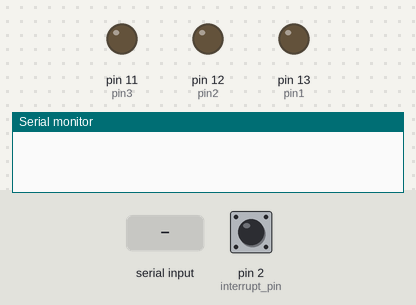
Bench run of a sketch on a simulated Arduino Uno, built with avr-gcc and run on an emulated ATmega328P. Shown: output pins drawn as LEDs (lit = HIGH), the last lines printed to the serial monitor. Dashed ring = blinking. Inputs (shaded band) come from the test bench; at power-on: pin 2 (interrupt_pin) HIGH.

Above: at 1.2 s.
1.3 s: "0\n" received over Serial
At 3.1 s:
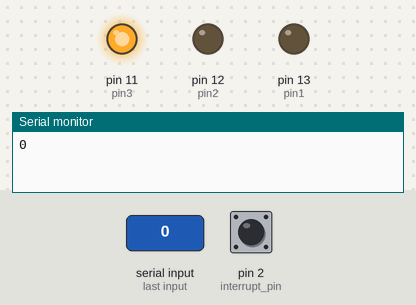
At 4.1 s:
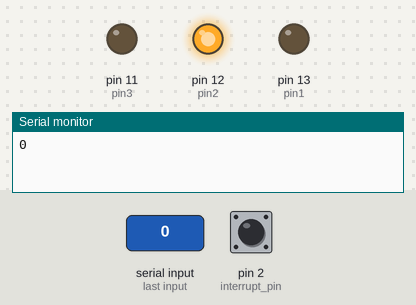
4.3 s: pin 2 (interrupt_pin) pulled LOW for 0.15 s
At 6.7 s:
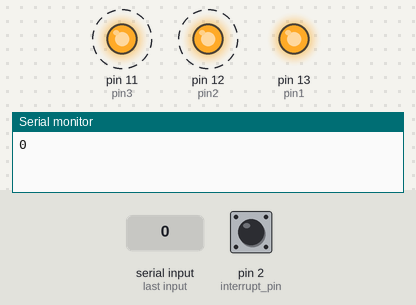
Timing chart, 0 to 13.3 s (numbered marks = the images above; inputs shaded):
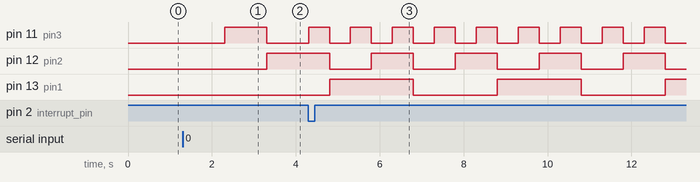

The sketch:

MidSem2021.ino
```cpp
int incomingByte = 0; // for incoming serial data
int delayVal=1000; // to manage the delay
int numberOfTimesToLoop  =5;
  int pin1 = 13;
  int pin2 = 12;
  int pin3 = 11;

// the setup function runs once when you press reset or power the board
void setup() {

  int interrupt_pin = 2;
  // initialize digital pins 11,12,13 as output, and the reset pin as input.
  pinMode(pin1, OUTPUT);
  pinMode(pin2,OUTPUT);
  pinMode(pin3,OUTPUT);
  pinMode(interrupt_pin,INPUT_PULLUP); // setting the interrupt pin to high by default

  //Part C
  attachInterrupt(digitalPinToInterrupt(interrupt_pin),changeDelay,LOW); // if the pin becomes low, then an interrupt has occured
  Serial.begin(9600); // setting the baud rate to 9600
}

// the loop function runs over and over again forever
void loop() {
// PArt B1, B2
if (Serial.available() > 0) {
    // read the incoming byte:
    incomingByte = Serial.parseInt(); // read what came through the serial port
    Serial.println(incomingByte);
    if(incomingByte >=0 && incomingByte<=7) // it must be a number between 0 and 9, the ascii equivalent of which is 48 to 55
    {
      int i = incomingByte; // offset to 0
        int ctr =0; // number of times to loop counter
        while(ctr<numberOfTimesToLoop)
        {
          if(ctr==0) // if it is the first time, then loop from the input value until 7
          //B3
          blinkLed(i,7); // blinkLed takes the starting and ending value and loops between tehm
          else
          blinkLed(0,7); // else loop from 0 to 7 in the other loops
          ctr++; // increment to ctr.
        }
        //B5
        blinkLed(0,(i-1)); // after the 5th loop, we still need to go from 0 to the digit that was inputted -1
        exit(0);

    }
    else //mistake in the entry. Throw an error message
    {
      Serial.print(incomingByte);
      Serial.println(" is not a valid entry");
    }
    while(Serial.available()){Serial.read();}

}
}

void changeDelay() // this is the function that will be called if the interrupt pin is pressed
{
  delayVal=500;
}

void blinkLed(int i,int j) // the counter function
{
    for(i;i<=j;i++) // loop from the starting value to the last value -- they are between 0 and 7 (both included)
    {
/*
 * What is needed is
 * 13   12  11
 * ------------
 * 0    0   0
 * 0    0   1
 * 0    1   0
 * 0    1   1
 * 1    0   0
 * 1    0   1
 * 1    1   0
 * 1    1   1
*/

    if(i%2==1) // toggle for every value (pin 11)
    digitalWrite(pin3, HIGH);   // turn the LED on
    else
    digitalWrite(pin3, LOW);    // turn the LED off by making the voltage LOW


    if((i>>1)%2==1)//if(i==2 || i==3 || i==6 ||i==7) // for values 2,3,6,7
    digitalWrite(pin2, HIGH);   // turn the LED on (HIGH is the voltage level)
    else
    digitalWrite(pin2, LOW);    // turn the LED off by making the voltage LOW


    if((i>>2)%2==1)//if(i>3)// for all values above 4
    digitalWrite(pin1, HIGH);   // turn the LED on (HIGH is the voltage level)
    else
    digitalWrite(pin1, LOW);    // turn the LED off by making the voltage LOW
    //B4
    delay(delayVal);
    }
}
```

Measured:
- after the input at 1.3 s, pin 11 (pin3): LOW → HIGH after 1.0 s, → LOW 1.0 s later; pin 12 (pin2): LOW → HIGH after 2.0 s
- after the input at 4.3 s, pin 11 (pin3): alternates HIGH for 0.50 s and LOW for 0.50 s, starting after 0.50 s; pin 12 (pin2): alternates HIGH for 1.0 s and LOW for 1.0 s, starting after 0.50 s
- by itself, pin 13 (pin1): alternates HIGH for 2.0 s and LOW for 2.0 s
